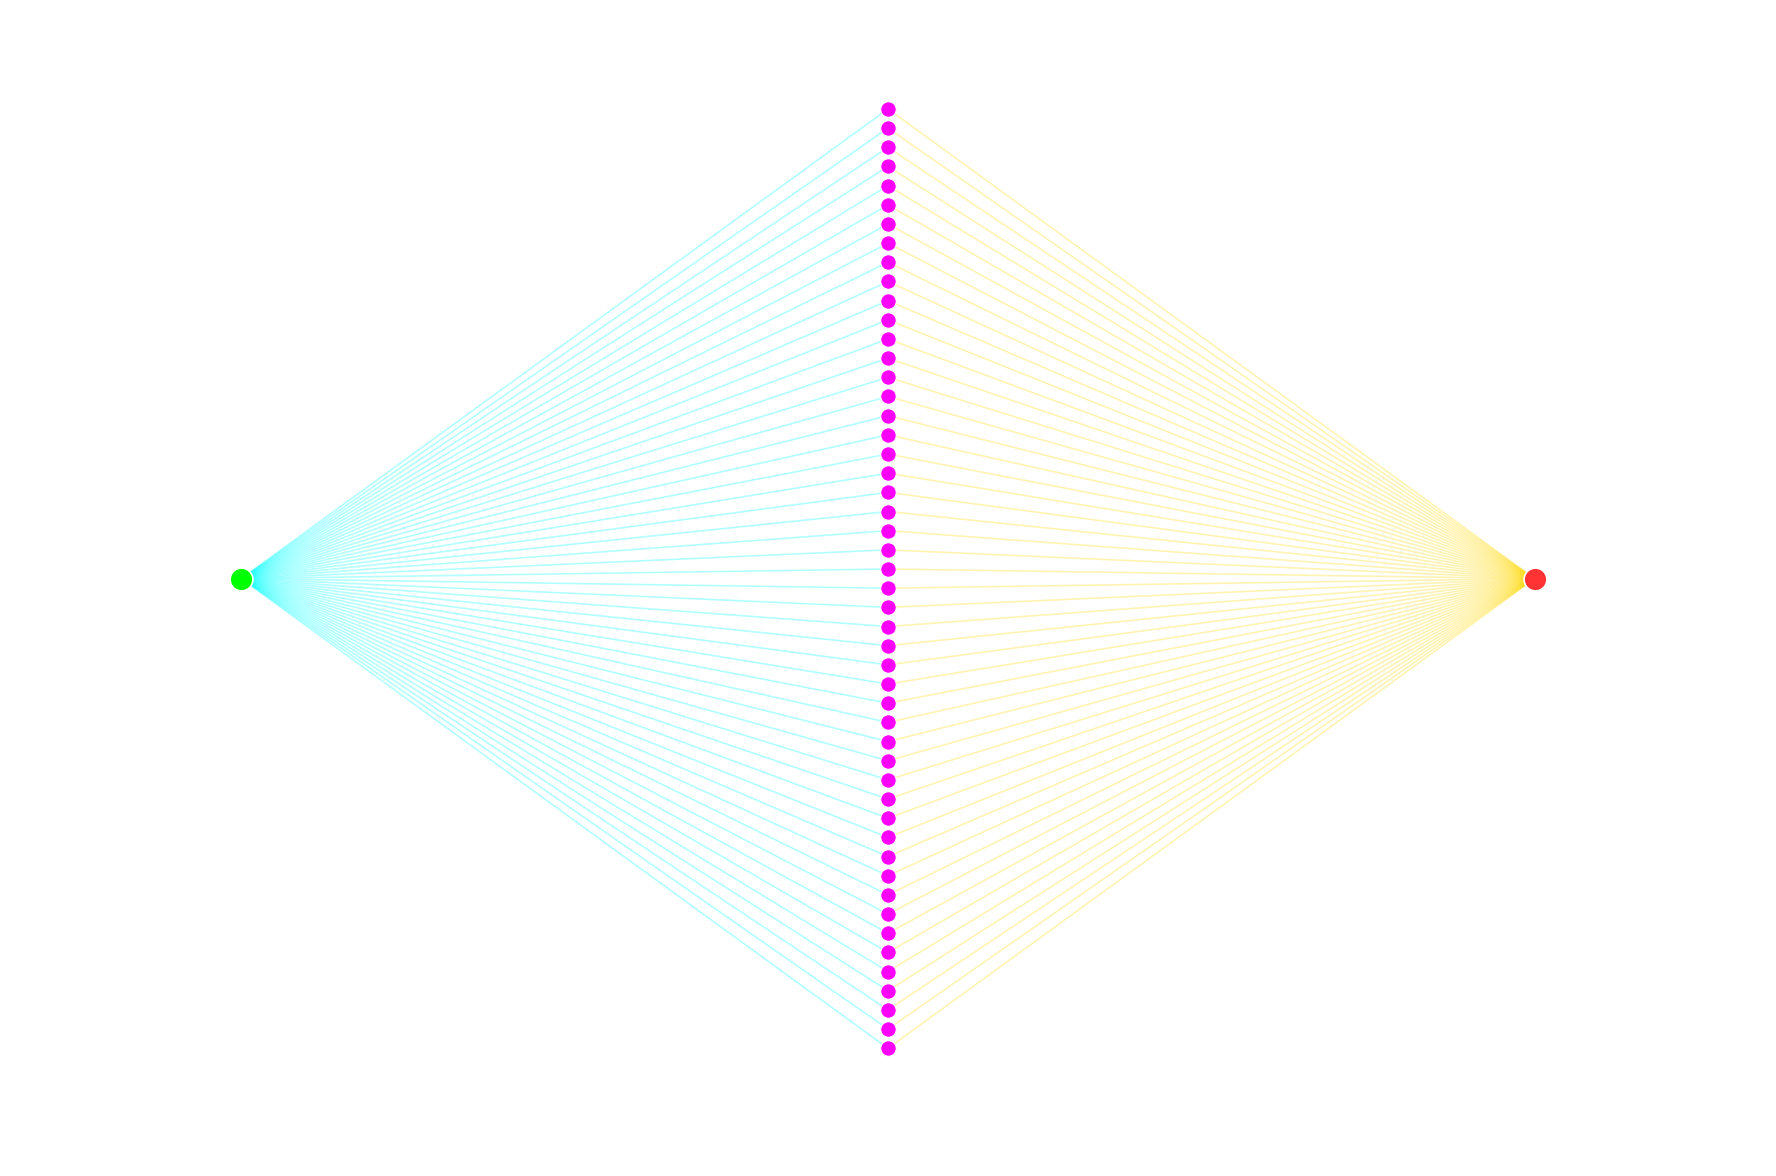

The Python source for this figure:
import matplotlib.pyplot as plt
import torch
import torch.nn as nn
import torch.optim as optim
from sklearn.datasets import make_s_curve
from sklearn.metrics import mean_squared_error, r2_score
from sklearn.model_selection import train_test_split
import numpy as np
## set the color themes of the figures
import requests
style = requests.get("https://compu-flair.com/notes/jupyter-color-style/raw").text
exec(style)

def draw_fully_connected_1_50_1() -> None:
    """Plot a fully connected neural network with architecture 1 -> 50 -> 1."""
    fig, ax = plt.subplots(figsize=(12, 8))

    # X positions for layers
    x_input, x_hidden, x_output = 0.0, 1.0, 2.0

    # Y positions for nodes
    y_input = [0.5]  # x
    y_hidden = [i / 49 for i in range(50)]  # 50 hidden neurons
    y_output = [0.5]  # y

    # Draw all fully connected edges (input -> hidden)
    for yi in y_input:
        for yh in y_hidden:
            ax.plot([x_input, x_hidden], [yi, yh], color="#00FFFF", alpha=0.3, linewidth=0.8)

    # Draw all fully connected edges (hidden -> output)
    for yh in y_hidden:
        for yo in y_output:
            ax.plot([x_hidden, x_output], [yh, yo], color="#FFD700", alpha=0.3, linewidth=0.8)

    # Draw nodes
    node_style = dict(s=120, edgecolors="white", linewidths=0.8, zorder=3)
    ax.scatter([x_input] * len(y_input), y_input, color="#00FF00", **node_style)
    ax.scatter([x_hidden] * len(y_hidden), y_hidden, color="#FF00FF", s=55, edgecolors="white", linewidths=0.5, zorder=3)
    ax.scatter([x_output] * len(y_output), y_output, color="#FF3333", **node_style)

    ax.set_xlim(-0.35, 2.35)
    ax.set_ylim(-0.12, 1.1)
    ax.axis("off")
    plt.tight_layout()
    import os
    plt.savefig(os.path.join(os.path.dirname(__file__), "FCNN.png"), bbox_inches="tight", dpi=150, transparent=True)
    plt.show()


class FCNN(nn.Module):
    def __init__(self):
        super(FCNN, self).__init__()
        self.fc1 = nn.Linear(1, 50)
        self.relu = nn.ReLU()
        self.fc2 = nn.Linear(50, 1)

    def forward(self, x):
        x = self.fc1(x)
        x = self.relu(x)
        x = self.fc2(x)
        return x


def make_energy_function():
    """Return E(f_theta(x), y) = 1/2 * (f_theta(x) - y)^2."""
    def energy(f_theta_x: np.ndarray, y: np.ndarray) -> np.ndarray:
        return 0.5 * (f_theta_x - y) ** 2

    return energy


def plot_energy_surface(
    model: nn.Module,
    x_mean: float,
    x_std: float,
    y_mean: float,
    y_std: float,
    x_min: float,
    x_max: float,
    y_min: float,
    y_max: float,
) -> None:
    """Plot 3D E(x, y) by evaluating f_theta(x) on a grid of all x-y combinations."""
    model.eval()

    x_vals = np.linspace(x_min, x_max, 180, dtype=np.float32)
    y_vals = np.linspace(y_min, y_max, 180, dtype=np.float32)
    X, Y = np.meshgrid(x_vals, y_vals)

    # Evaluate network only on x, then broadcast across all y values.
    x_vals_norm = ((x_vals - x_mean) / x_std).reshape(-1, 1)
    with torch.no_grad():
        x_tensor = torch.tensor(x_vals_norm, dtype=torch.float32)
        f_norm = model(x_tensor).cpu().numpy().squeeze()
    f_x = f_norm * y_std + y_mean

    F = np.tile(f_x, (len(y_vals), 1))
    energy = make_energy_function()
    E = energy(F, Y)

    fig = plt.figure(figsize=(10, 7))
    ax = fig.add_subplot(111, projection="3d")
    surf = ax.plot_surface(X, Y, E, cmap="viridis", linewidth=0, antialiased=True, alpha=0.95)

    ax.set_title("Energy Landscape: E(x, y) = 1/2 * (f_theta(x) - y)^2")
    ax.set_xlabel("x")
    ax.set_ylabel("y")
    ax.set_zlabel("E")
    fig.colorbar(surf, ax=ax, shrink=0.7, aspect=16, pad=0.1, label="Energy")
    plt.tight_layout()
    import os
    plt.savefig(os.path.join(os.path.dirname(__file__), "FCNN_energy_3d.png"), bbox_inches="tight", dpi=180, transparent=True)
    plt.show()

def train_fcnn():
    # 1. Generate a 2-column regression dataset: [x, y]
    # make_s_curve returns a continuous target t; we use one coordinate as x and t as y.
    X_s, t = make_s_curve(n_samples=1000, noise=0.05, random_state=42)
    X = X_s[:, [0]].astype(np.float32)
    y = t.astype(np.float32)
    x_min, x_max = float(X.min()), float(X.max())
    y_min, y_max = float(y.min()), float(y.max())
    X_train, X_test, y_train, y_test = train_test_split(X, y, test_size=0.2, random_state=42)

    # Normalize using training statistics only
    x_mean = X_train.mean(axis=0, keepdims=True)
    x_std = X_train.std(axis=0, keepdims=True) + 1e-8
    y_mean = y_train.mean()
    y_std = y_train.std() + 1e-8

    X_train = (X_train - x_mean) / x_std
    X_test = (X_test - x_mean) / x_std
    y_train = (y_train - y_mean) / y_std
    y_test = (y_test - y_mean) / y_std
    
    # Convert to PyTorch tensors
    X_train_tensor = torch.FloatTensor(X_train)
    y_train_tensor = torch.FloatTensor(y_train).unsqueeze(1)
    X_test_tensor = torch.FloatTensor(X_test)
    y_test_tensor = torch.FloatTensor(y_test).unsqueeze(1)
    
    # 2. Initialize the model, loss function, and optimizer
    model = FCNN()
    criterion = nn.MSELoss()
    optimizer = optim.Adam(model.parameters(), lr=0.01)
    
    # 3. Train the model
    epochs = 100
    for epoch in range(epochs):
        model.train()
        optimizer.zero_grad()
        
        # Forward pass
        outputs = model(X_train_tensor)
        loss = criterion(outputs, y_train_tensor)
        
        # Backward pass and optimization
        loss.backward()
        optimizer.step()
        
        if (epoch + 1) % 10 == 0:
            print(f'Epoch [{epoch+1}/{epochs}], Loss: {loss.item():.4f}')
            
    # evaluate
    model.eval()
    with torch.no_grad():
        test_outputs = model(X_test_tensor)
        test_pred = test_outputs.cpu().numpy().squeeze()
        y_true = y_test_tensor.cpu().numpy().squeeze()
        rmse = float(np.sqrt(mean_squared_error(y_true, test_pred)))
        r2 = float(r2_score(y_true, test_pred))
        print(f"Test RMSE (normalized y): {rmse:.4f}")
        print(f"Test R^2 (normalized y): {r2:.4f}")

    return (
        model,
        float(x_mean.squeeze()),
        float(x_std.squeeze()),
        float(y_mean),
        float(y_std),
        x_min,
        x_max,
        y_min,
        y_max,
    )




if __name__ == "__main__":
    draw_fully_connected_1_50_1()
    trained_model, x_mean, x_std, y_mean, y_std, x_min, x_max, y_min, y_max = train_fcnn()
    plot_energy_surface(trained_model, x_mean, x_std, y_mean, y_std, x_min, x_max, y_min, y_max)
